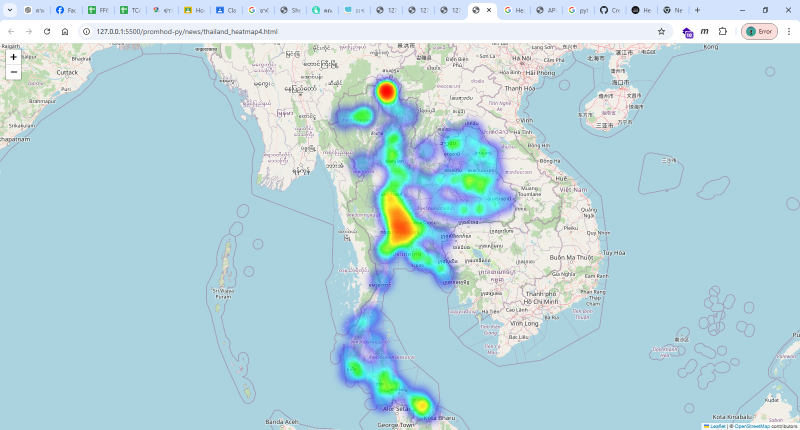
#> input picture news/data/heatmap/h4.png, 1600 x 860 px (shown at 1/2 size)
$ jupyter execute Image-crop.ipynb
#> lines starting #> are read from the running program, lines starting #| are printed output that depends on the picture
[cell 1]
from PIL import Image

def crop_center(image_path, output_path, crop_width, crop_height):
    # เปิดรูปภาพ
#> called with image_path = 'data/heatmap/h4.png', output_path = 'data/heatmap/h4-cropped.png', crop_width = 500, crop_height = 800
    img = Image.open(image_path)
#> img is the input picture: PIL image 1600x860 RGB; mean R, G, B 181.4, 212.3, 221.1

    # ขนาดของรูปภาพเดิม
    width, height = img.size
#> width = 1600; height = 860

    # คำนวณตำแหน่งของจุดเริ่มต้นและสิ้นสุดการครอบ
    left = (width - crop_width) // 2
#> left = 550
    top = (height - crop_height) // 2
#> top = 30
    right = left + crop_width
#> right = 1050
    bottom = top + crop_height
#> bottom = 830

    # ครอบรูปภาพ
    cropped_img = img.crop((left+90, top+100, right, bottom))
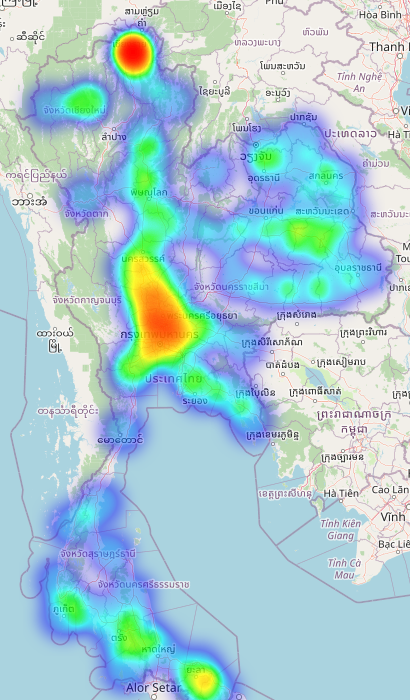
#> cropped_img: PIL image 410x700 RGB; mean R, G, B 169.3, 203.5, 210.2

    # บันทึกรูปภาพที่ครอบแล้ว
    cropped_img.save(output_path)
    print(f"Cropped image saved to: {output_path}")
    print(left,top,right,bottom)
#| 550 30 1050 830

# ตัวอย่างการใช้งาน
image_path = "data/heatmap/h4.png"   # ไฟล์ต้นฉบับ
output_path = "data/heatmap/h4-cropped.png" # ไฟล์ผลลัพธ์
crop_width = 500            # ความกว้างที่ต้องการ
crop_height = 800           # ความสูงที่ต้องการ

crop_center(image_path, output_path, crop_width, crop_height)


$ run again, with news/data/heatmap/h1.png copied over news/data/heatmap/h4.png
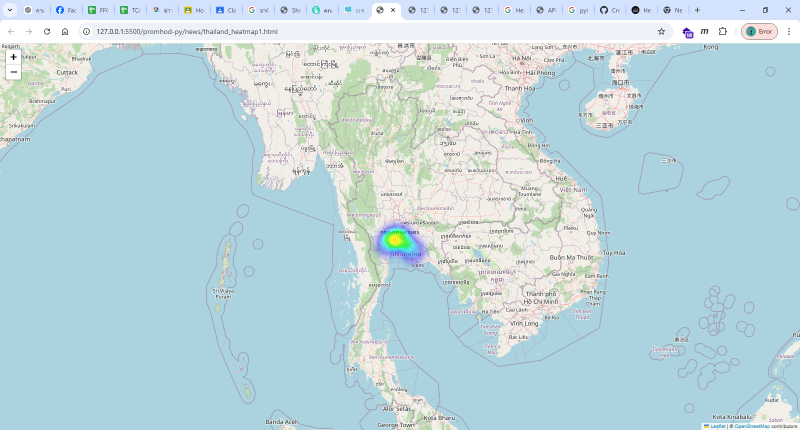
#> input picture news/data/heatmap/h1.png, 1600 x 860 px (shown at 1/2 size)
#> in crop_center, img is the input picture: PIL image 1600x860 RGB; mean R, G, B 188.1, 215.2, 221.8
#> in crop_center, `cropped_img = img.crop((left+90, top+100, right, bottom))`:
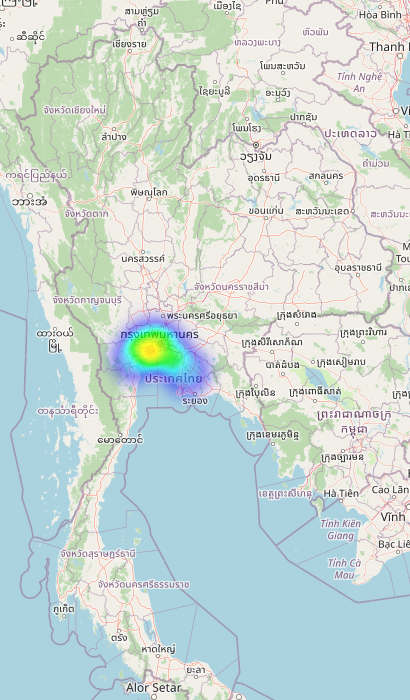
#> cropped_img: PIL image 410x700 RGB; mean R, G, B 201.1, 217.2, 213.7
#| 550 30 1050 830
